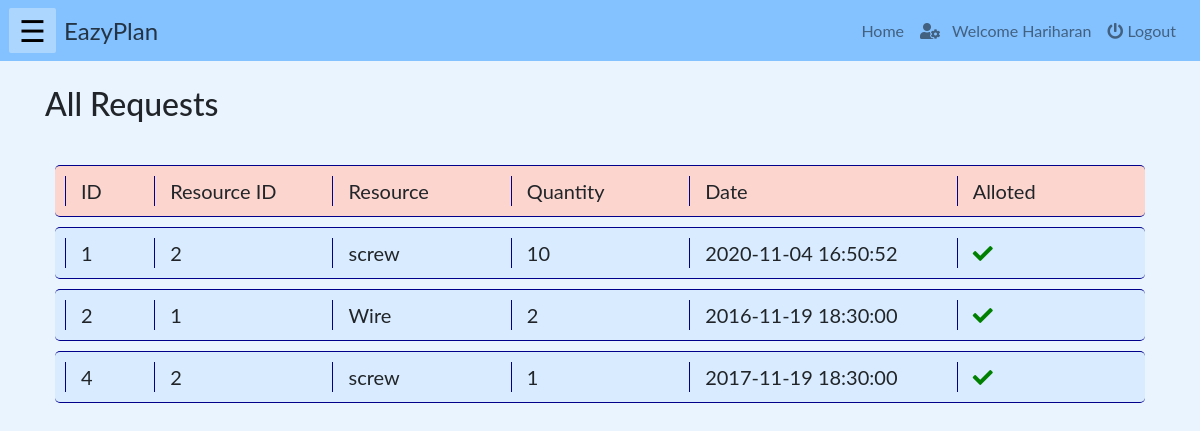
Before: /php/workerresourcereq.php (signed in) with the older database file.
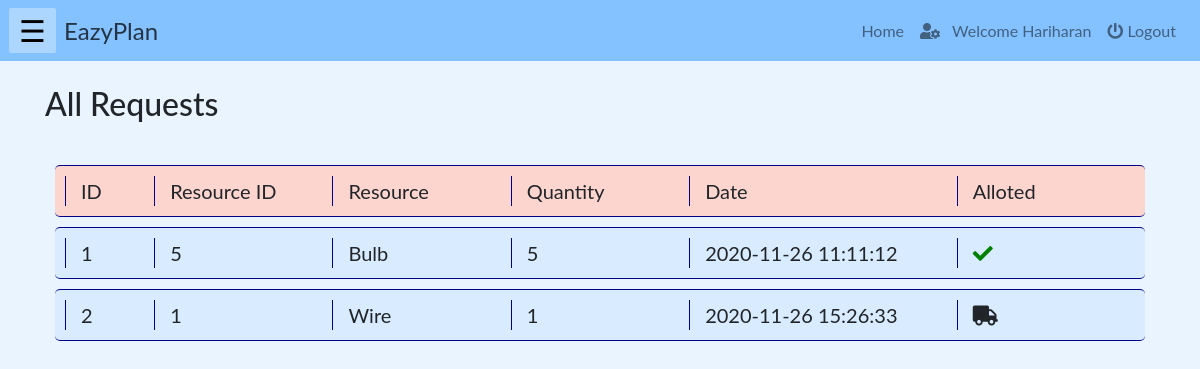
After: the same page with the newer database file.
### tables this page shows
CREATE TABLE `resourcerq` (
  `workerID` int(10) NOT NULL,
  `resourceID` int(10) NOT NULL,
  `rqQTY` int(10) NOT NULL,
  `dateRq` timestamp NOT NULL DEFAULT current_timestamp(),
  `dateAlot` timestamp NOT NULL DEFAULT current_timestamp(),
  `alot` tinyint(1) NOT NULL,
  `ReqId` int(11) NOT NULL
);

CREATE TABLE `resource` (
  `id` int(10) NOT NULL,
  `name` varchar(200) NOT NULL,
  `quantity` int(100) NOT NULL,
  `unit` varchar(50) NOT NULL,
  `cost` int(100) NOT NULL
);

### php/workerresourcereq.php (the view, shortened to what this page needs)
<!DOCTYPE html>
<html lang="en">
    <?php
        include("../php/headLinks.php");
        if(isset($_SESSION["name"]) && ( $_SESSION["role"]=='worker')){
    ?>
    <body>
        <?php
            include("../php/navbar.php");
        ?>
        <div class="container">
        <br><h2>All Requests</h2><br>
            <div class="row" id="heading">
                <div class="col-md-1" id="val" >ID</div>
                <div class="col-md-2" id="val" >Resource ID</div>
                <div class="col-md-2" id="val" >Resource</div>
                <div class="col-md-2" id="val" >Quantity</div>
                <div class="col-md-3" id="val" >Date</div>
                <div class="col-md-1" id="val" >Alloted</div>
            </div>
            <?php
                include("../connection/config.php");
                $sql1 ="select rq.dateRq as date, rq.ReqId ,rq.alot, rq.resourceID , rq.rqQTY, r.name as rname FROM resourcerq rq JOIN account w on rq.workerID = w.userid JOIN resource r on rq.resourceID = r.id where w.userid = '".$_SESSION['userId']."'";
                $requests = mysqli_query($db, $sql1);
                if (!$requests)
                {
                    printf("Error: %s\n", mysqli_error($db));
                    exit();
                }
                else{
                if(mysqli_num_rows($requests)==0)
                echo "<h3>No new Requests</h3>";
                else
                foreach($requests as $request)
                    {
            ?>
                    <div class="row" id="item">
                        <div class="col-md-1" id="val" ><?php echo $request['ReqId']; ?></div>
                        <div class="col-md-2" id="val" ><?php echo $request['resourceID']; ?></div>
                        <div class="col-md-2" id="val" ><?php echo $request['rname']; ?></div>
                        <div class="col-md-2" id="val"><?php echo $request['rqQTY'] ?></div>
                        <div class="col-md-3" id="val"><?php echo $request['date'] ?></div>
                        <div class="col-md-1" id="val">
                            <?php
                            if($request['alot']==0) {
                            echo '<span class="fas fa-truck" style="red" aria-hidden="true" id = r'.$request["ReqId"].' style="cursor:pointer;"></span>';
                            }
                            else{
                                echo '<span class="fas fa-check" style="color:green" aria-hidden="true" id = r'.$request["ReqId"].' style="cursor:pointer;"></span>';
                            }
                            ?></div>
                    </div>
            <?php
                }}
            ?>
        </div>
    </body>
    <?php
        }
    else{
    echo "<h3 style='color:red'>Login to access the page...</h3>";
    echo "<a href='./login.php'>Click here to login</a>";}
    ?>
</html>

Changed rows visible on the page:
removed resourcerq: ReqId "4", resourceID "2", resourceID.name "screw", rqQTY "1", dateRq "2017-11-19 18:30:00"
changed resourcerq id 1: resourceID "2" → "5"; resourceID.name "screw" → "Bulb"; rqQTY "10" → "5"; dateRq "2020-11-04 16:50:52" → "2020-11-26 11:11:12"
changed resourcerq "Wire": rqQTY "2" → "1"; dateRq "2016-11-19 18:30:00" → "2020-11-26 15:26:33"; alot 1 → 0 (drawn)
